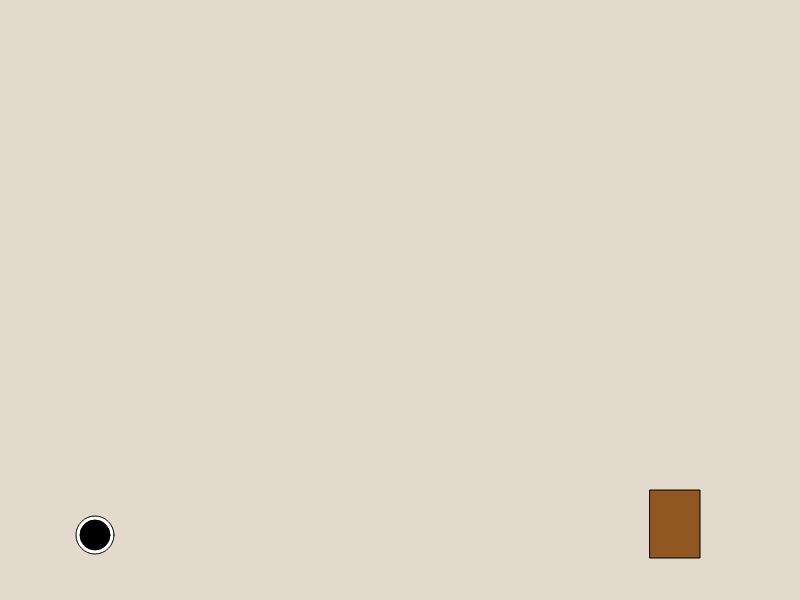
Frame 1 (no input)
Frame 60 (no input): identical to frame 1, image omitted
Frame 120 (the mouse pressed at the canvas centre since frame 60): identical to frame 1, image omitted

The p5.js sketch that drew this single still picture (run headless with seeded random() and noise() and a simulated clock; from frame 60 on, the mouse is pressed at the canvas centre):

// p5.js sketch
// ── sketch.js
/* 
    Equipe: 
        Filipe Gregório de Farias e Silva - Subturma D (Líder) 
        Ivamar Dantas Roque - Subturma D 
        Etapa 2
        Jogo em Estilo Plataforma
*/
var x = 95

function setup() {
  createCanvas(800, 600);
}

function draw() {
 background(227,218,205)
  if (keyIsDown(LEFT_ARROW)) {
    x -= 5;
  }

  if (keyIsDown(RIGHT_ARROW)) {
    x += 5;
  }
  fill(145,87,35);
  rect (650,490,50,68);
  fill (255);
  ellipse (x,535,38,38);
  fill(0);
  ellipse(x, 535, 30, 30);

}
